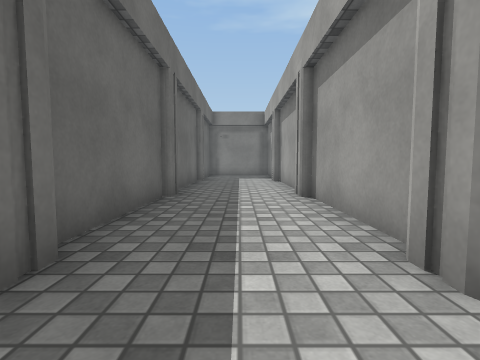
View 1 (above)

15 first-person views from a walk through a 3-D level made in the Unity game engine. The camera is 0.72 m above the floor, tilts 4° down and sees 85° across. The floor is counted in squares, 1 m on a side. Each view is taken from the middle of a square. On the plan, view 1 faces up. The plan holds only what a view shows up to about 9 squares ahead; the rest is blank. The player is left out. Door leaves are left out, so doorways stand open. Surface patterns are stand-ins for the level's own textures.

View 2
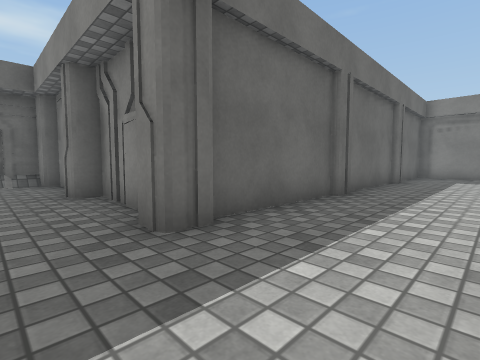

View 3
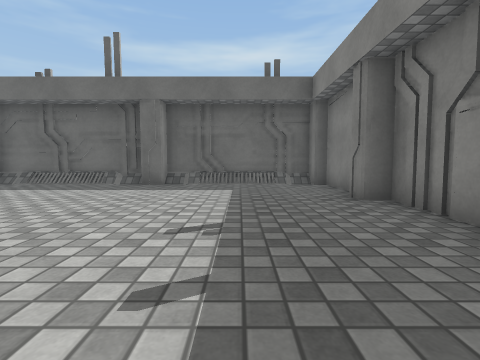

View 4
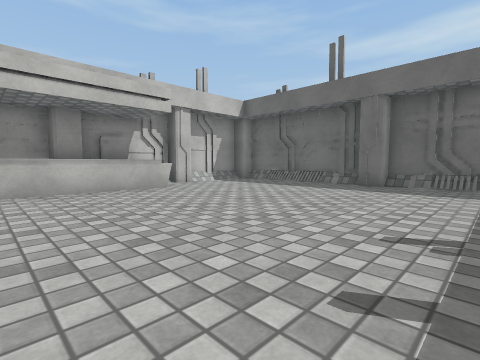

View 5
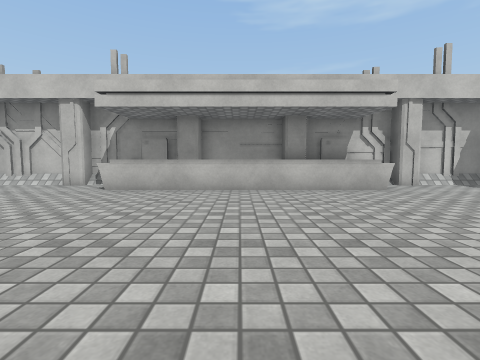

View 6
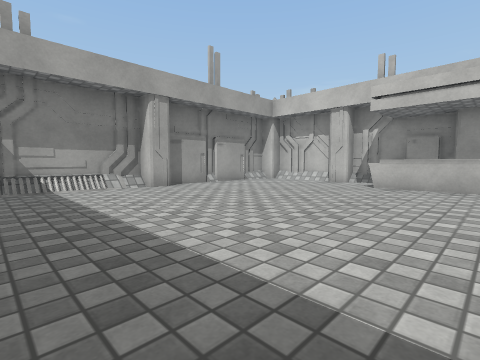

View 7
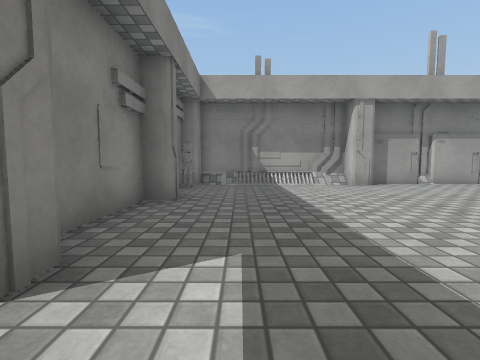

View 8
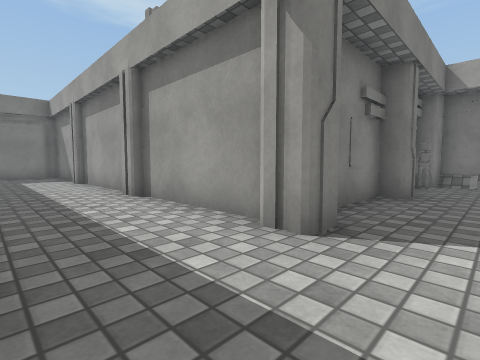

View 9
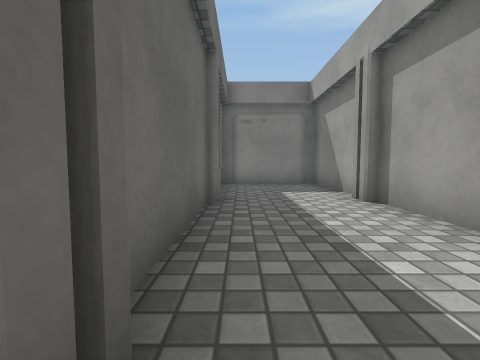

View 10
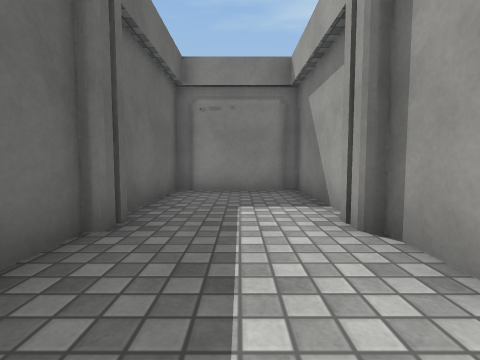

View 11
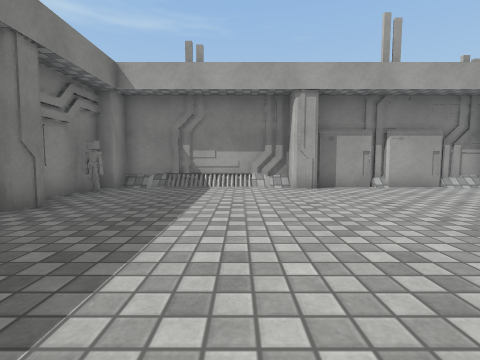

View 12
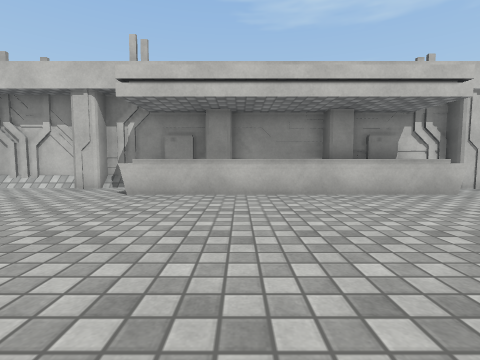

View 13
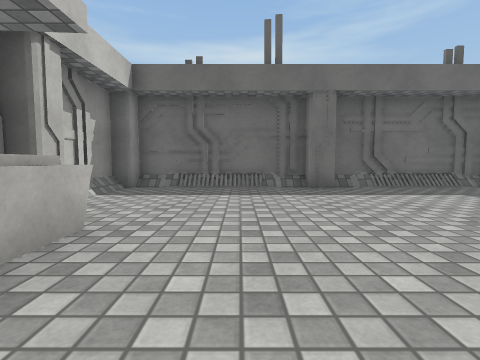

View 14
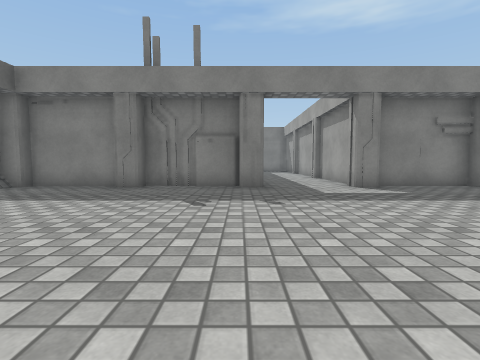

View 15
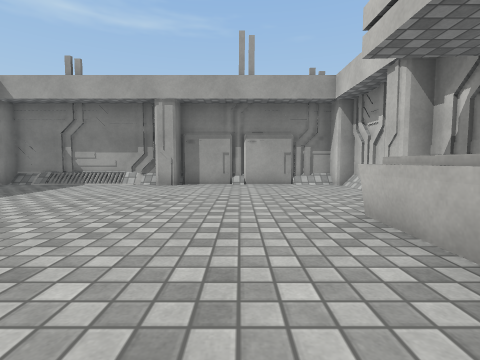

### Floor plan
Key: @ floor where view 1 was taken; # wall or solid block; . floor; D open door; = window, fence, low wall or low ledge; ^ raised ledge.
Columns run from 9 left of view 1 to 9 right of it. Each row starts with its distance up from view 1.
 14        #####
 13        #...#
 12        #...#
 11        #...#
 10        #DDD#
  9        #...#
  8        #...#
  7        #...#
  6        #DDD#
  5        #...#
  4        #...#
  3        #...#
  2 ########DDD#######
  1 #................##
  0 #........@.......##
 -1 #.................#
 -2 #................=#
 -3 #.................#
 -4 #................##
 -5 #.................#
 -6 #.................#
 -7 #.................#
 -8 #....^^^^^^^^.....#
 -9 ##..#^^#^ ##^.#..##
-10  #################

Where each view was taken, in squares from view 1:
view 1: 0 up, 0 right, facing up
view 2: 0 up, 1 right, facing up-left
view 3: 1 down, 0 right, facing left
view 4: 1 down, 0 right, facing down-left
view 5: 1 down, 0 right, facing down
view 6: 0 up, 1 right, facing down-right
view 7: 0 up, 0 right, facing right
view 8: 0 up, 1 left, facing up-right
view 9: 5 up, 1 left, facing up
view 10: 7 up, 0 right, facing up
view 11: 2 down, 1 right, facing right
view 12: 2 down, 1 right, facing down
view 13: 6 down, 1 left, facing left
view 14: 6 down, 2 left, facing up
view 15: 6 down, 0 right, facing right
